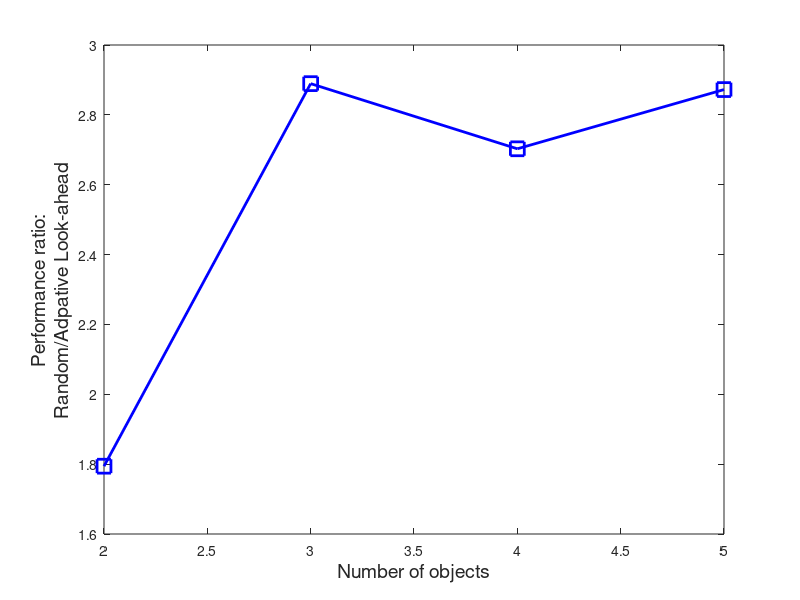

This chart was generated by the following MATLAB code:
avg_n_iterations =    [0.9600    2.0200;
    1.6000    4.9000;
    2.3800    8.0400;
    2.9600    9.6800;
    3.4600    9.1800;
    4.2400   14.6000;
    5.0800   18.6600];

avg_n_actions = [1.8889    3.3889;
    2.6905    7.7738;
    3.5794    9.6746;
    4.5397   13.0397];


avg_time_taken = [0.0900    0.0275;
    0.2035    0.0715;
    0.3926    0.1170;
    0.4960    0.1472;
    0.5672    0.1374;
    0.6482    0.2214;
    0.7382    0.2859];

%plot(avg_n_iterations(:,2)./avg_n_iterations(:,1),'ro-');
%hold on;
plot([2:size(avg_n_actions,1)+1], avg_n_actions(:,2)./avg_n_actions(:,1),...
    'bs-','MarkerSize',10,'LineWidth',2);
xlabel('Number of objects','FontSize',14);
ylabel({'Performance ratio:','Random/Adpative Look-ahead'}, 'FontSize', 14);
%xlim([2,size(avg_n_actions,1)+1]);
%plot(avg_time_taken(:,2)./avg_time_taken(:,1),'gd-');
%hold off